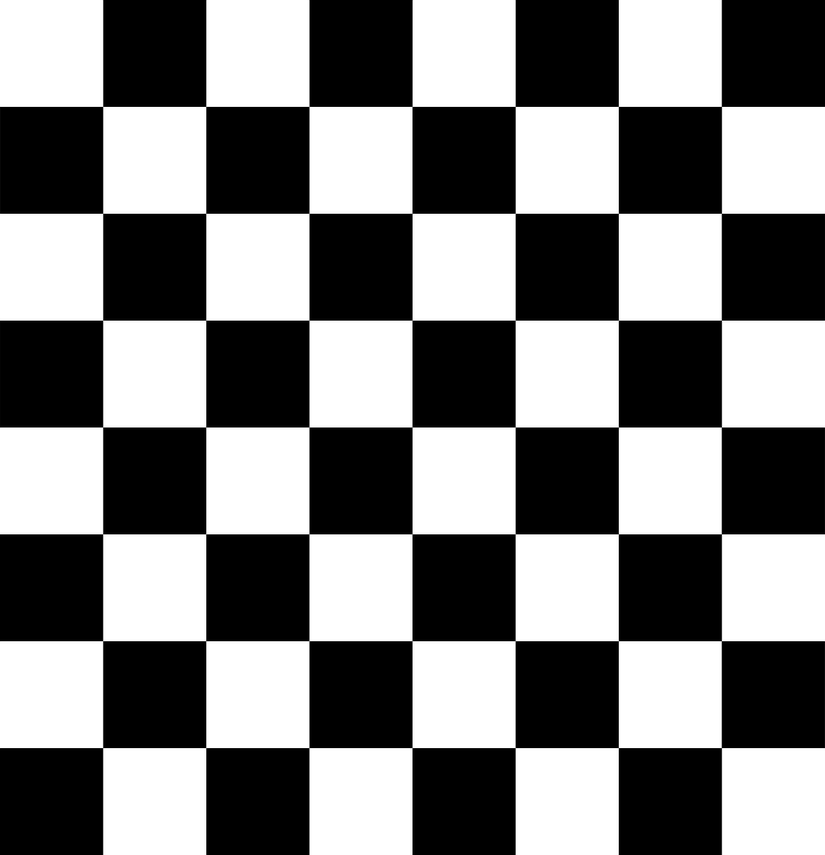
#> input picture Oblig/Oblig2/chessboard.png, 825 x 855 px, shrunk from 1236 x 1280 before the run
$ jupyter execute --allow-errors main.ipynb
#> lines starting #> are read from the running program, lines starting #| are printed output that depends on the picture
### MAT3110-MAT4110, Autumn 2024, Compulsory assignment 2
Elias Tidemand Ruud

[cell 1]
# Read in images

# Matlab code from task to python with gpt
import numpy as np
import matplotlib.pyplot as plt
from skimage import io, color
from skimage.util import img_as_float
import os
import seaborn as sns

# Define the absolute path to the images
image_folder = './'  # Assuming images are in the same directory as the notebook
image_paths = {
    'chessboard': os.path.join(image_folder, 'chessboard.png'),
    'jellyfish': os.path.join(image_folder, 'jellyfish.jpg'),
    'new_york': os.path.join(image_folder, 'outdoors.jpg')
}

# Load and convert images to grayscale
im1 = color.rgb2gray(io.imread(image_paths['chessboard']))
#> im1: shape (855, 825) float64; min 0, max 1, mean 0.5
#> (the rest of this cell did not finish here and is left out)

[cell 2]
# Task: Compress image using SVD compisition. Remove the smallest singular values

def compress_image_SVD(img, r_rate_remove, printInfo = False, printLogSing = False):
    # Compress image given compression rate (0.1 meaning keep 10%) and return the compressed image
#> called with r_rate_remove = 0.025, printInfo = True, printLogSing = True
    U, S, VT = np.linalg.svd(img)
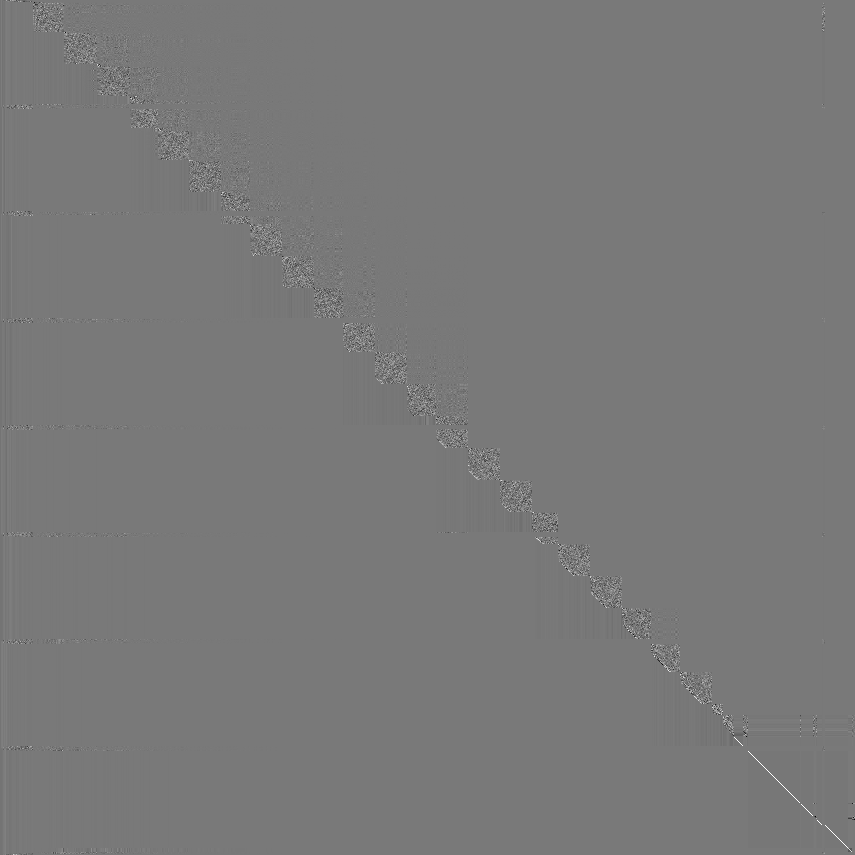
#> U: shape (855, 855) float64; min -0.896, max 0.99, mean -4.05e-05; drawn with min black and max white
#> S = 825 values, max 419.9 at index 0, min 1.55e-14 at index 824, mean 1.02
    r = int(S.size * r_rate_remove)
#> r = 20
    U_ = U[:, :r] # r first columns corresponding to the singular values
    S_ = np.diag(S[:r]) # convert from vector to array
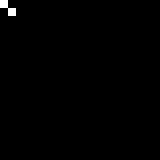
#> S_: shape (20, 20) float64 (shown 8 times larger); min 0, max 419.9, mean 2.1; drawn with min black and max white
    VT_ = VT[:r, :] # first r rows.

    entries_orig  = (U.size + S.size + VT.size)
#> entries_orig = 1412475
    entries_comp  = (U_.size + S_.size + VT_.size)
#> entries_comp = 34000
    rate = entries_comp/entries_orig
#> rate = 0.0241

    if printInfo:
        print(f"Values stored rate: {rate*100:.2f} %")
#| Values stored rate: 2.41 %

    if printLogSing:
        logS = np.log(S)
#> logS = 825 values, max 6.04 at index 0, min -31.8 at index 824, mean -29.7
        #print(logS)
        plt.plot(logS)
        plt.title("Logarithmic values for singular values decreasing")
        plt.ylabel("Log of singular values")
        plt.xlabel("Singular values")
        plt.show()
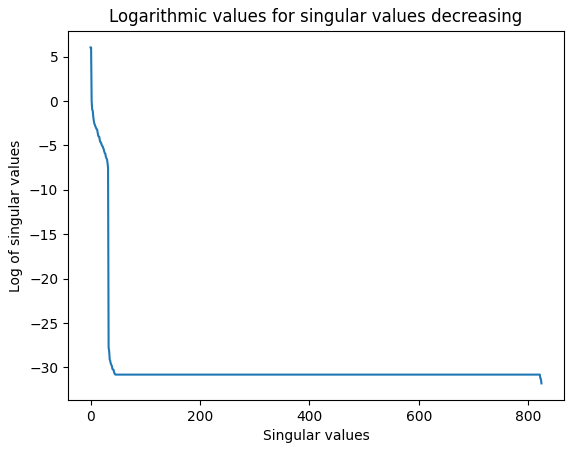
#> figure drawn by matplotlib, 1 panel; curve peaks at x = 0, y = 6.04

    compressed_img = U_@S_@VT_ # multiply arrays back together

    return compressed_img, rate
